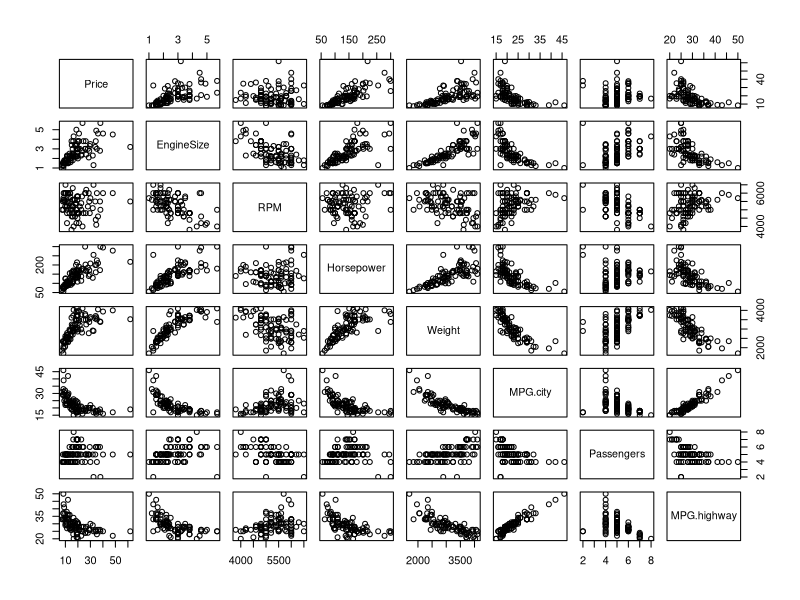

Source code (R):
# chapter 07

#1. (a) Perform a regression analysis with Price as dependent variable
#and MPG.city as independent (explanatory) variable. Interpret
#the results! What is the estimated regression line? Significance of
#MPG.city as explanatory variable? Coefficient of determination?
  
library(MASS)
attach(Cars93)

myreg = lm(Price ~ MPG.city)
summary(myreg)


#(b) Perform a regression analysis with Price as dependent variable
#and MPG.highway as independent (explanatory) variable. Interpret the results!
#What is the estimated regression line? Significance of MPG.highway as explanatory variable? Coefficient of
#determination?
  
myreg11 = lm(Price ~ MPG.highway)
summary(myreg11)


#(c) Perform a regression analysis with Price as dependent variable
#and MPG.city and MPG.highway as independent (explanatory)
#variables. Interpret the results! What is the estimated regression
#line? Significance of MPG.city and MPG.highway as explanatory
#variables? Coefficient of determination?


myreg22 = lm(MPG.city ~ MPG.highway)


#(d) Compare the results in a), b) and c)! Explanation?!



#(e) Calculate the correlation for each variable pair among the variables in mymatrix.

mymatrix = data.frame(Price, EngineSize, RPM, Horsepower, Weight, MPG.city, Passengers, MPG.highway)

cor(mymatrix)

#(f) Use the function pairs to produce a matrix of scatter plots of all
#variable pairs in mymatrix.
pairs(mymatrix)

#(g) Compare the results in e) and f)!







#(h) Collinearity analysis: Calculate variance inflation factors for each
#of the explanatory variables when all other variables are used as
#predictors. Interpret these values

summary(lm(EngineSize ~ RPM + Horsepower + Weight + Cylinders + Passengers + MPG.city + MPG.highway))

1/(1-0.9346)

summary(lm(MPG.highway ~ RPM +Horsepower+ Weight+ Cylinders+
             Passengers+ MPG.city+EngineSize))


 1/(1-0.9128)
 
 summary(lm(Weight ~ RPM +Horsepower+ EngineSize+ Cylinders+
              Passengers+ MPG.city+MPG.highway))


 1/(1-0.922)

